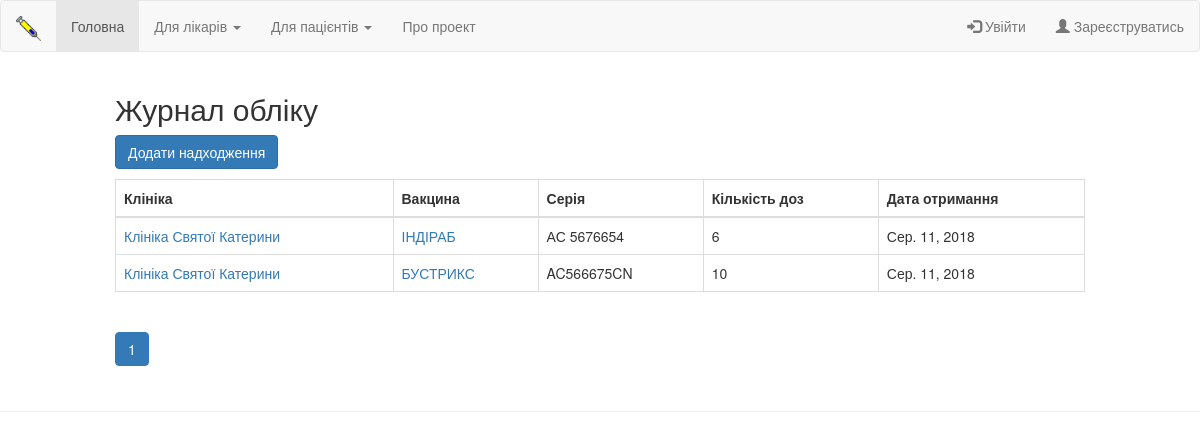
Screenshot of /registry/logbook/ with the database file from the repository.
### registry/models.py (models this page shows, shortened)
class Logbook(models.Model):
    clinic = models.ForeignKey(Clinic, on_delete=models.SET_NULL, null=True, blank=True)
    series = models.ForeignKey(Series, on_delete=models.SET_NULL, null=True, blank=True)
    doses = models.IntegerField(null=True, blank=True)
    date = models.DateField()
    class Meta:
        verbose_name = "Запис у журналі"
        verbose_name_plural = "Журнал обліку"
        ordering = ['-id']

class Clinic(models.Model):
    clinic = models.CharField(max_length=64)
    logo = models.ImageField(upload_to='uploads/%Y/%m/%d/', blank=True, null=True)
    info = models.TextField(max_length=265, blank=True, null=True)
    locality = models.ForeignKey(Locality, on_delete=models.SET_NULL, null=True, blank=True)
    def __str__(self):
        return self.clinic
    def get_registry_url(self):
        return reverse('clinic', args=[str(self.id)])
    class Meta:
        verbose_name = "Клініка"
        verbose_name_plural = "Клініки"
        ordering = ['-id']

class Series(models.Model):
    series = models.CharField(max_length=32)
    vaccine = models.ForeignKey(Vaccine, on_delete=models.SET_NULL, null=True, blank=True)
    expiration = models.DateField(null=True, blank=True)
    def __str__(self):
        return self.series
    class Meta:
        verbose_name = "Серія"
        verbose_name_plural = "Серії"
        ordering = ['-id']

class Vaccine(models.Model):
    vaccine = models.CharField(max_length=64, null=True, blank=True)
    vaccine_en = models.CharField(max_length=64, null=True, blank=True)
    manufacturer = models.CharField(max_length=32, null=True, blank=True)
    manufacturer_en = models.CharField(max_length=32, null=True, blank=True)
    country = models.CharField(max_length=16, null=True, blank=True)
    country_en = models.CharField(max_length=16, null=True, blank=True)
    info =  models.CharField(max_length=256, null=True, blank=True)
    disease = models.ManyToManyField(Disease, blank=True)
    def __str__(self):
        return self.vaccine
    def get_info_url(self):
        return reverse('info_vaccine', args=[str(self.id)])
    class Meta:
        verbose_name = "Вакцина"
        verbose_name_plural = "Вакцини"
        ordering = ['vaccine']

### registry/views.py (the view)
# urls.py: path('logbook/', views.logbook, name='logbook'),
def logbook(request):
    logbook = Logbook.objects.all()
    pages = Paginator(logbook, 30)
    current_page = request.GET.get('page', 1)
    try:
        current_page = int(current_page)
    except:
        current_page = 1
    if current_page not in pages.page_range:
        current_page = 1
    logbook = pages.page(current_page)
    num_pages = pages.page_range
    context = {'logbook': logbook, 'num_pages': num_pages, 'current_page': current_page}
    return render(request, 'registry/logbook.html', context)

### registry/templates/registry/logbook.html (shortened to what this page needs)
{% extends "base.html" %}
{% block content %}
<h2>Журнал обліку</h2>
<a href="{% url 'logbook_add' %}"><button class="btn btn-primary btn-bg" name="logbook_add">Додати надходження</button></a>
<table class="table table-bordered">
    <thead>
    <tr>
        <th>Клініка</th>
        <th>Вакцина</th>
        <th>Серія</th>
        <th>Кількість доз</th>
        <th>Дата отримання</th>
    </tr>
    </thead>
    <tbody>
    {% for log in logbook %}
    <tr>
        <td><a href="{{ log.clinic.get_registry_url }}">{{ log.clinic }}</a></td>
        <td><a href="{{ log.series.vaccine.get_info_url }}">{{ log.series.vaccine }}</a></td>
        <td>{{ log.series }}</td>
        <td>{{ log.doses }}</td>
        <td>{{ log.date }}</td>
    </tr>
    {% endfor %}
    </tbody>
</table>
<ul class="pagination">
    {% for num in num_pages %}
        {% if num == current_page %}
            <li class="page-item active"><span class="page-link">{{num}}</span></li>
        {% else %}
            <li class="page-item"><a class="page-link" href="{% url 'logbook' %}?page={{num}}">{{num}}</a></li>
        {% endif %}
    {% endfor %}
</ul>
{% endblock %}

### rows the page displays
Logbook: clinic "Клініка Святої Катерини", series.vaccine "ІНДІРАБ", series "АС 5676654", doses "6", date "Сер. 11, 2018"
Logbook: clinic "Клініка Святої Катерини", series.vaccine "БУСТРИКС", series "AC566675CN", doses "10", date "Сер. 11, 2018"

### other values shown
{{ num }} "1"
